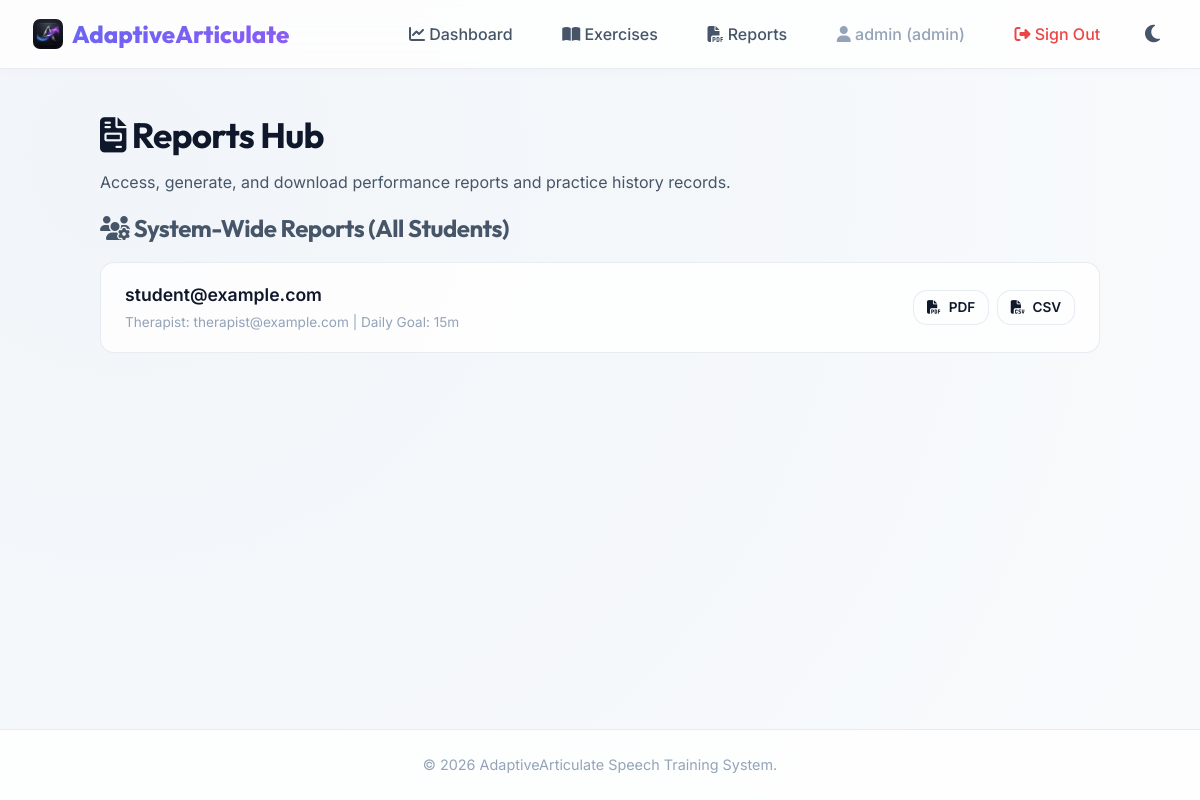
/reports/ (signed in), run on the app's committed database.
### app/models/user.py (models this page shows, shortened)
class User(UserMixin, db.Model):  # type: ignore[name-defined]
    __tablename__ = "users"
    id = db.Column(db.Integer, primary_key=True)
    email = db.Column(db.String(120), unique=True, nullable=False, index=True)
    password_hash = db.Column(db.String(255), nullable=False)
    role = db.Column(
        db.String(20), nullable=False, default="student"
    )  # student, therapist, supervisor, admin
    is_verified = db.Column(db.Boolean, default=False, nullable=False)
    is_active = db.Column(db.Boolean, default=True, nullable=False)
    created_at = db.Column(db.DateTime, default=datetime.utcnow, nullable=False)
    last_login = db.Column(db.DateTime, nullable=True)
    api_token = db.Column(db.String(64), unique=True, nullable=True, index=True)

### app/models/student.py (models this page shows)
class StudentProfile(db.Model):  # type: ignore[name-defined]
    __tablename__ = "student_profiles"
    user_id = db.Column(db.Integer, db.ForeignKey("users.id", ondelete="CASCADE"), primary_key=True)
    date_of_birth_year = db.Column(db.Integer, nullable=True)
    assigned_therapist_id = db.Column(
        db.Integer, db.ForeignKey("users.id", ondelete="SET NULL"), nullable=True
    )
    daily_goal_minutes = db.Column(db.Integer, nullable=False, default=15)
    user = db.relationship(
        "User",
        foreign_keys=[user_id],
        backref=db.backref("student_profile", uselist=False, cascade="all, delete-orphan"),
    )
    therapist = db.relationship(
        "User", foreign_keys=[assigned_therapist_id], backref=db.backref("students", lazy="dynamic")
    )

### app/reports/routes.py (the view)
@reports_bp.route("/")
@login_required
def index() -> Any:
    if current_user.role == "student":
        return render_template("reports/index.html")
    elif current_user.role == "therapist":
        students = current_user.students.all()
        return render_template("reports/index.html", students=students)
    elif current_user.role == "supervisor":
        therapists = current_user.supervised_therapists.all()
        return render_template("reports/index.html", therapists=therapists)
    elif current_user.role == "admin":
        students = StudentProfile.query.all()
        return render_template("reports/index.html", students=students)
    return abort(403)

### app/services/user_service.py (called while the page is built)
    def get_user_by_id(self, user_id: int) -> Optional[User]:
        return db.session.get(User, user_id)

### app/templates/reports/index.html (shortened to what this page needs)
{% extends "base.html" %}
{% block content %}
<div class="reports-container">
    <div class="mb-4">
        <h1 style="font-size: 2.2rem; margin-bottom: 0.5rem;"><i class="fa-solid fa-file-invoice"></i> Reports Hub</h1>
        <p style="color: var(--text-secondary);">Access, generate, and download performance reports and practice history records.</p>
    </div>
    {% if current_user.role == 'student' %}
        <div class="report-card">
            <div class="report-info">
                <h3 class="report-title"><i class="fa-solid fa-graduation-cap"></i> My Speech Articulation Report</h3>
                <p class="report-desc">
                    Download a comprehensive PDF progress report including average speech scoring, streak metrics, target recommendations, and recent attempt history. Or export your raw log data in CSV format.
                </p>
            </div>
            <div class="report-actions">
                <a href="{{ url_for('reports.download', format='pdf') }}" class="btn btn-primary">
                    <i class="fa-solid fa-file-pdf"></i> Download PDF Report
                </a>
                <a href="{{ url_for('reports.download', format='csv') }}" class="btn btn-secondary">
                    <i class="fa-solid fa-file-csv"></i> Export CSV Log
                </a>
            </div>
        </div>
    {% elif current_user.role == 'admin' %}
        <h2 style="font-size: 1.5rem; margin-bottom: 1rem; color: var(--text-secondary);"><i class="fa-solid fa-users-gear"></i> System-Wide Reports (All Students)</h2>
        {% if students %}
            {% for sp in students %}
                <div class="student-row">
                    <div>
                        <div class="student-email">{{ sp.user.email }}</div>
                        <div class="student-meta">Therapist: {{ sp.therapist.email if sp.therapist else 'Unassigned' }} | Daily Goal: {{ sp.daily_goal_minutes }}m</div>
                    </div>
                    <div class="btn-group">
                        <a href="{{ url_for('reports.download', student_id=sp.user_id, format='pdf') }}" class="btn btn-secondary btn-sm" style="padding: 0.4rem 0.8rem; font-size: 0.85rem;">
                            <i class="fa-solid fa-file-pdf"></i> PDF
                        </a>
                        <a href="{{ url_for('reports.download', student_id=sp.user_id, format='csv') }}" class="btn btn-secondary btn-sm" style="padding: 0.4rem 0.8rem; font-size: 0.85rem;">
                            <i class="fa-solid fa-file-csv"></i> CSV
                        </a>
                    </div>
                </div>
            {% endfor %}
        {% else %}
            <p style="color: var(--text-secondary); text-align: center; padding: 2rem 0;">No student accounts exist in the system.</p>
        {% endif %}
    {% endif %}
</div>
{% endblock %}

### app/templates/base.html (shortened to what this page needs)
<!DOCTYPE html>
<html lang="en">
<head>
    <link rel="stylesheet" href="{{ url_for('static', filename='css/style.css') }}">
    <link rel="stylesheet" href="https://cdn.jsdelivr.net/npm/@fortawesome/fontawesome-free@6.5.2/css/all.min.css">
</head>
<body>
    <nav class="navbar" id="navbar">
        <a href="{{ url_for('index') }}" class="nav-brand">
            <img src="{{ url_for('static', filename='img/logo_icon.png') }}" alt="Logo" class="brand-logo-icon"> AdaptiveArticulate
        </a>
        <ul class="nav-links">
            {% if current_user.is_authenticated %}
                <li>
                    <a href="{{ url_for('users.dashboard_gate') }}" class="nav-link">
                        <i class="fa-solid fa-chart-line"></i> Dashboard
                    </a>
                </li>
                {% if current_user.role == 'student' %}
                    <li>
                        <a href="{{ url_for('exercises.index') }}" class="nav-link">
                            <i class="fa-solid fa-microphone"></i> Practise
                        </a>
                    </li>
                {% elif current_user.role in ['therapist', 'admin'] %}
                    <li>
                        <a href="{{ url_for('exercises.index') }}" class="nav-link">
                            <i class="fa-solid fa-book-open"></i> Exercises
                        </a>
                    </li>
                {% endif %}
                <li>
                    <a href="{{ url_for('reports.download') }}" class="nav-link">
                        <i class="fa-solid fa-file-pdf"></i> Reports
                    </a>
                </li>
                <li>
                    <span class="nav-link" style="color: var(--text-muted);">
                        <i class="fa-solid fa-user"></i> {{ current_user.email.split('@')[0] }} ({{ current_user.role }})
                    </span>
                </li>
                <li>
                    <a href="{{ url_for('auth.logout') }}" class="nav-link" style="color: var(--danger);">
                        <i class="fa-solid fa-right-from-bracket"></i> Sign Out
                    </a>
                </li>
            {% endif %}
            <li>
                <button class="theme-toggle-btn" id="theme-toggle" aria-label="Toggle dark mode">
                    <i class="fa-solid fa-moon" id="theme-icon"></i>
                </button>
            </li>
        </ul>
    </nav>
    <main class="main-content">
        {% block content %}{% endblock %}
    </main>
    <footer class="footer">
        <p>&copy; 2026 AdaptiveArticulate Speech Training System.</p>
    </footer>
</body>
</html>

### app/static/css/style.css (style rules this page uses)
:root { --bg-primary: #f8fafc; --bg-secondary: #f1f5f9; --bg-card: rgba(255, 255, 255, 0.8); --border-color: rgba(226, 232, 240, 0.8); --text-primary: #0f172a; --text-secondary: #475569; --text-muted: #94a3b8; --primary: #6366f1; --primary-hover: #4f46e5; --secondary: #8b5cf6; --secondary-hover: #7c3aed; --success: #10b981; --warning: #f59e0b; --danger: #ef4444; --info: #06b6d4; --card-shadow: 0 10px 30px -10px rgba(99, 102, 241, 0.08), 0 1px 3px rgba(0, 0, 0, 0.02); --btn-shadow: 0 4px 14px 0 rgba(99, 102, 241, 0.3); --radius-sm: 8px; --radius-md: 14px; --radius-lg: 20px; --backdrop-blur: 16px; --transition-speed: 0.3s; }
* { box-sizing: border-box; margin: 0; padding: 0; }
body { font-family: 'Inter', -apple-system, BlinkMacSystemFont, "Segoe UI", Roboto, sans-serif; background: radial-gradient(circle at 10% 20%, var(--bg-secondary) 0%, var(--bg-primary) 90%); color: var(--text-primary); min-height: 100vh; display: flex; flex-direction: column; overflow-x: hidden; transition: background var(--transition-speed) ease, color var(--transition-speed) ease; line-height: 1.5; }
h1, h2, h3, h4, h5, h6 { font-family: 'Outfit', sans-serif; font-weight: 700; color: var(--text-primary); letter-spacing: -0.02em; }
a { color: var(--primary); text-decoration: none; transition: color var(--transition-speed) ease; }
.navbar { background: var(--bg-card); backdrop-filter: blur(var(--backdrop-blur)); -webkit-backdrop-filter: blur(var(--backdrop-blur)); border-bottom: 1px solid var(--border-color); padding: 1rem 2rem; position: sticky; top: 0; z-index: 100; display: flex; justify-content: space-between; align-items: center; box-shadow: 0 2px 10px rgba(0, 0, 0, 0.02); }
.nav-brand { font-family: 'Outfit', sans-serif; font-size: 1.5rem; font-weight: 800; background: linear-gradient(135deg, var(--primary) 0%, var(--secondary) 100%); -webkit-background-clip: text; -webkit-text-fill-color: transparent; display: flex; align-items: center; gap: 0.5rem; }
.brand-logo-icon { height: 32px; width: 32px; border-radius: 8px; object-fit: cover; border: 1px solid rgba(255, 255, 255, 0.1); }
.nav-links { display: flex; gap: 1.5rem; align-items: center; list-style: none; }
.nav-link { font-weight: 500; color: var(--text-secondary); padding: 0.5rem 0.8rem; border-radius: var(--radius-sm); transition: all var(--transition-speed) ease; }
.main-content { flex: 1; width: 100%; max-width: 1280px; margin: 0 auto; padding: 2.5rem 2rem; }
.footer { background: var(--bg-card); backdrop-filter: blur(var(--backdrop-blur)); -webkit-backdrop-filter: blur(var(--backdrop-blur)); border-top: 1px solid var(--border-color); padding: 1.5rem 2rem; text-align: center; color: var(--text-muted); font-size: 0.9rem; margin-top: auto; }
.btn { display: inline-flex; align-items: center; justify-content: center; gap: 0.5rem; padding: 0.75rem 1.5rem; border-radius: var(--radius-md); font-weight: 600; font-size: 1rem; cursor: pointer; transition: all var(--transition-speed) cubic-bezier(0.16, 1, 0.3, 1); border: none; text-align: center; }
.btn-secondary { background: rgba(255, 255, 255, 0.08); color: var(--text-primary); border: 1px solid var(--border-color); }
.theme-toggle-btn { background: transparent; border: none; color: var(--text-secondary); font-size: 1.25rem; cursor: pointer; padding: 0.5rem; border-radius: 50%; display: flex; align-items: center; justify-content: center; transition: background var(--transition-speed) ease, color var(--transition-speed) ease; }
.mb-4 { margin-bottom: 1rem; }

### app/templates/reports/index.html (style rules this page uses)
.reports-container { max-width: 1000px; margin: 0 auto; }
.student-row { background: var(--bg-card); border: 1px solid var(--border-color); border-radius: var(--radius-md); padding: 1.2rem 1.5rem; margin-bottom: 1rem; display: flex; justify-content: space-between; align-items: center; transition: all 0.2s ease; }
.student-email { font-size: 1.1rem; font-weight: 600; }
.student-meta { font-size: 0.85rem; color: var(--text-muted); margin-top: 0.25rem; }
.btn-group { display: flex; gap: 0.5rem; }

### data on the page
User: email "admin", role "admin"
StudentProfile: user.email "student@example.com", therapist "therapist@example.com", daily_goal_minutes "15"
